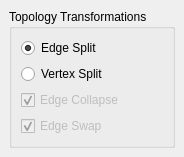
         <widget class="QWidget" name="page_8" >
          <property name="geometry" >
           <rect>
            <x>0</x>
            <y>0</y>
            <width>184</width>
            <height>143</height>
           </rect>
          </property>
          <attribute name="label" >
           <string>Topology Transformation</string>
          </attribute>
          <layout class="QVBoxLayout" >
           <property name="margin" >
            <number>9</number>
           </property>
           <property name="spacing" >
            <number>6</number>
           </property>
           <item>
            <widget class="QGroupBox" name="topoTransGroupBox" >
             <property name="title" >
              <string>Topology Transformations</string>
             </property>
             <layout class="QVBoxLayout" >
              <property name="margin" >
               <number>9</number>
              </property>
              <property name="spacing" >
               <number>6</number>
              </property>
              <item>
               <widget class="QRadioButton" name="edgeSplitRadioButton" >
                <property name="text" >
                 <string>Edge Split</string>
                </property>
                <property name="checked" >
                 <bool>true</bool>
                </property>
               </widget>
              </item>
              <item>
               <widget class="QRadioButton" name="vertexSplitRadioButton" >
                <property name="text" >
                 <string>Vertex Split</string>
                </property>
                <property name="checked" >
                 <bool>false</bool>
                </property>
               </widget>
              </item>
              <item>
               <widget class="QCheckBox" name="edgeCollapseCheckBox" >
                <property name="enabled" >
                 <bool>false</bool>
                </property>
                <property name="text" >
                 <string>Edge Collapse</string>
                </property>
                <property name="checked" >
                 <bool>true</bool>
                </property>
               </widget>
              </item>
              <item>
               <widget class="QCheckBox" name="edgeSwapCheckBox" >
                <property name="enabled" >
                 <bool>false</bool>
                </property>
                <property name="text" >
                 <string>Edge Swap</string>
                </property>
                <property name="checked" >
                 <bool>true</bool>
                </property>
               </widget>
              </item>
             </layout>
            </widget>
           </item>
           <item>
            <spacer>
             <property name="orientation" >
              <enum>Qt::Vertical</enum>
             </property>
             <property name="sizeHint" >
              <size>
               <width>20</width>
               <height>271</height>
              </size>
             </property>
            </spacer>
           </item>
          </layout>
         </widget>
